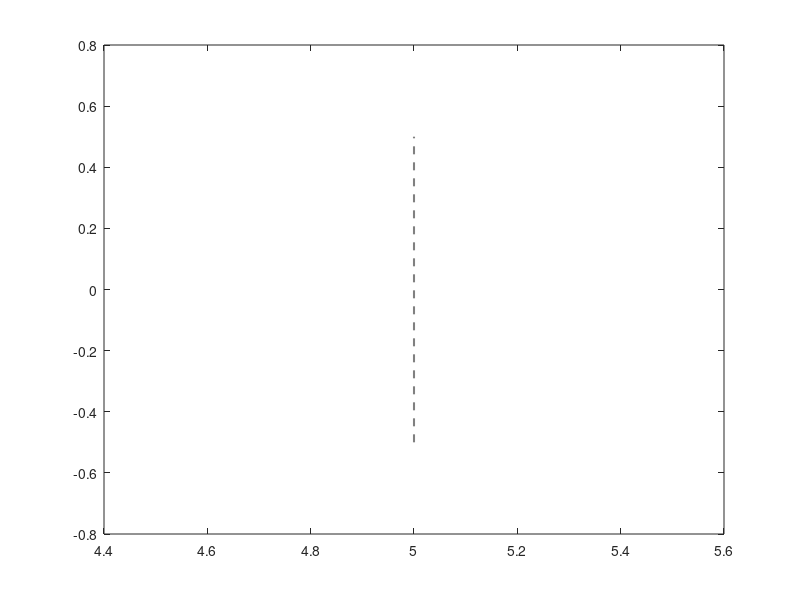

MATLAB code for this plot: (Note: this script raises an error after producing the figure.)
%% Mouse Average Plots
clear; clc;
cd 'D:\TrackAvg'
Files=dir('*.*');
for k=3:length(Files)-2
   FileNames=Files(k).name;
   sess.(['mouse',num2str(k-2)]) = load(FileNames);
end

%%
figure(1)
plot([5, 5], [-0.5 0.5], '--k', 'Color', [0.5, 0.5, 0.5], 'LineWidth', 1.5);
hold on
shadedErrorBar(sess.mouse1.sess.sess1.time(1,:),avg_fiber_pre,std_fiber_pre,'lineProps',{'-','color',low_c,'MarkerFaceColor',low_c})
plot(sess.mouse1.sess.sess1.time(1,:),avg_fiber_pre,'LineWidth',3,'Color',low_c)
xlim([1 9])
xticks([1 2 3 4 5 6 7 8 9])
ylim([-0.3 0.3])
xticklabels({'-4','','','','0','','','','4'})
title('Pre-Track Rest')
ylabel('Mean [DA] (z-score)')
xlabel('Time from SWR (s)')
legend('','signal','Location','northwest')
legend boxoff
set(gca,'fontsize', 18)
set(gcf, 'color', 'none');
set(gca, 'color', 'none');
set(gcf, 'renderer', 'painters');
cd ('C:\Users\mimia\Desktop\Track')
exportgraphics(gcf, 'pre_track_track.eps', 'ContentType','vector');  % Export as PDF
hold off

%%
figure(2)
plot([5, 5], [-0.5 0.5], '--k', 'Color', [0.5, 0.5, 0.5], 'LineWidth', 1.5);
hold on
shadedErrorBar(sess.mouse1.sess.sess1.time(1,:),avg_fiber_track,std_fiber_track,'lineProps',{'-','color',low_c,'MarkerFaceColor',low_c})
%shadedErrorBar(time_rpe_plot,mean_low,sem_low,'lineprops',{'-','color',low_c,'MarkerFaceColor',low_c});

plot(sess.mouse1.sess.sess1.time(1,:),avg_fiber_track,'LineWidth',3,'Color',low_c)
%xl = xline(4,'',{'SWR'});
%xl.LabelVerticalAlignment = 'top';
xlim([1 9])
xticks([1 2 3 4 5 6 7 8 9])
ylim([-0.3 0.3])
xticklabels({'-4','','','','0','','','','4'})
title('Track')
ylabel('Mean [DA] (z-score)')
xlabel('Time from SWR (s)')
legend('','signal','Location','northwest')
legend boxoff

set(gca,'fontsize', 18)
%set(gcf, 'color', 'none');
%set(gca, 'color', 'none');

set(gcf, 'renderer', 'painters');
%fontname("AvenirNext LT Pro Regular");

cd ('C:\Users\mimia\Desktop\Track')
exportgraphics(gcf, 'track.eps', 'ContentType','vector');  % Export as PDF

hold off

%%
figure(3)
plot([5, 5], [-0.5 0.5], '--k', 'Color', [0.5, 0.5, 0.5], 'LineWidth', 1.5);
hold on
shadedErrorBar(sess.mouse1.sess.sess1.time(1,:),avg_fiber_post,std_fiber_post,'lineProps',{'-','color',low_c,'MarkerFaceColor',low_c})
plot(sess.mouse1.sess.sess1.time(1,:),avg_fiber_post,'LineWidth',3,'Color',low_c)
xlim([1 9])
xticks([1 2 3 4 5 6 7 8 9])
ylim([-0.3 0.3])
xticklabels({'-4','','','','0','','','','4'})
title('Post-Track Rest')
ylabel('Mean [DA] (z-score)')
xlabel('Time from SWR (s)')
legend('','signal','Location','northwest')
legend boxoff
set(gca,'fontsize', 18)
set(gcf, 'color', 'none');
set(gca, 'color', 'none');
set(gcf, 'renderer', 'painters');
cd ('C:\Users\mimia\Desktop\Track')
exportgraphics(gcf, 'post_track_track.eps', 'ContentType','vector');  % Export as PDF
hold off
